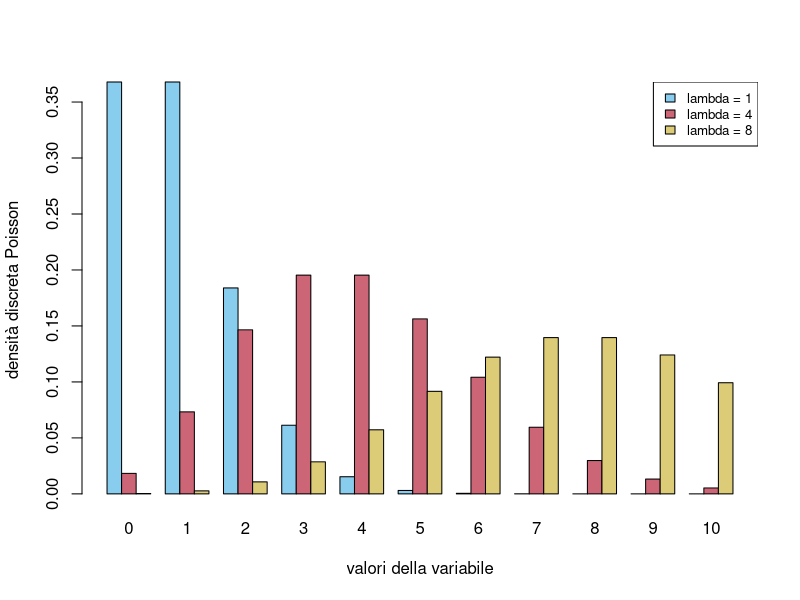
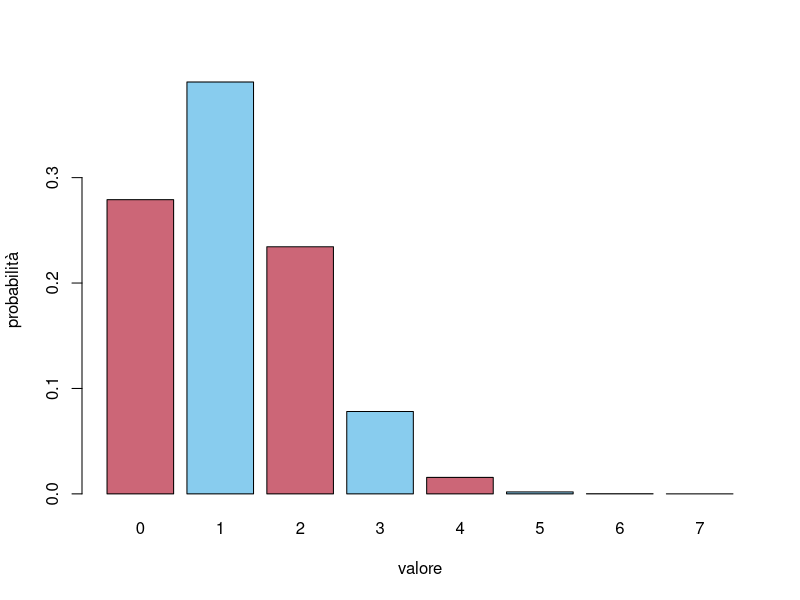
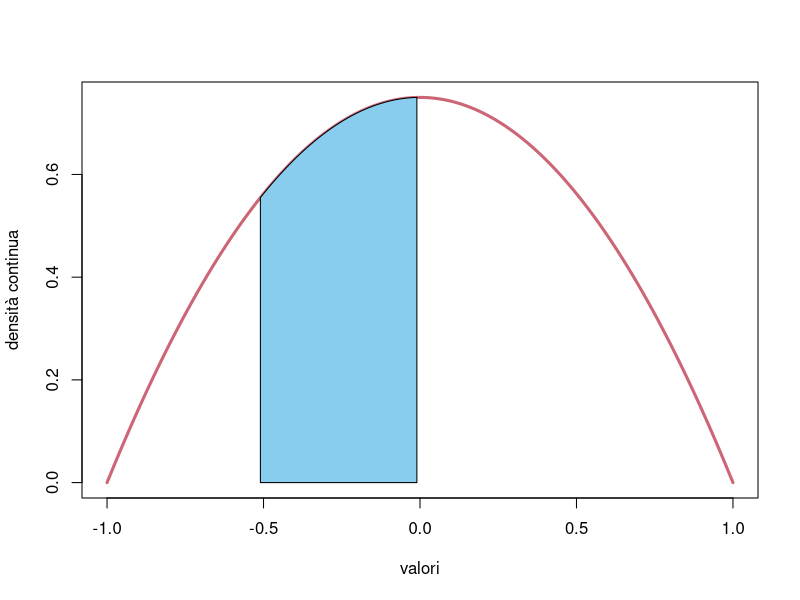
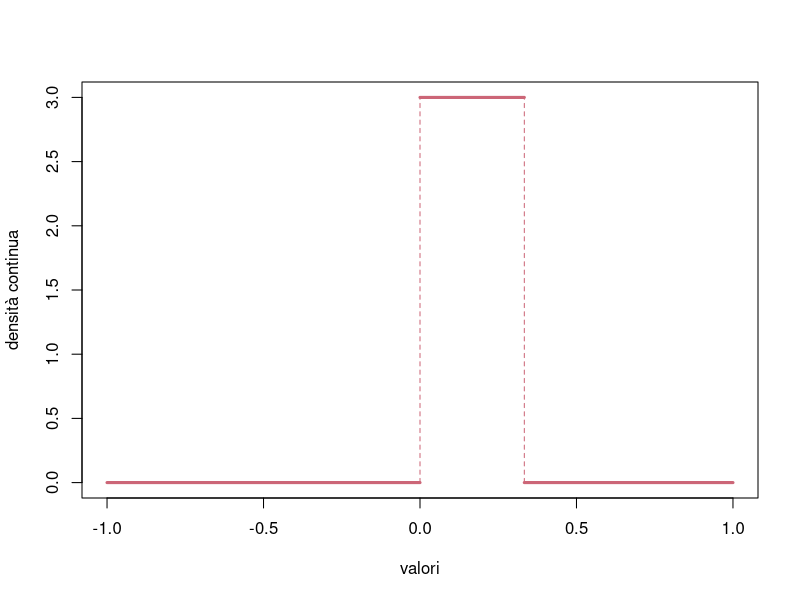
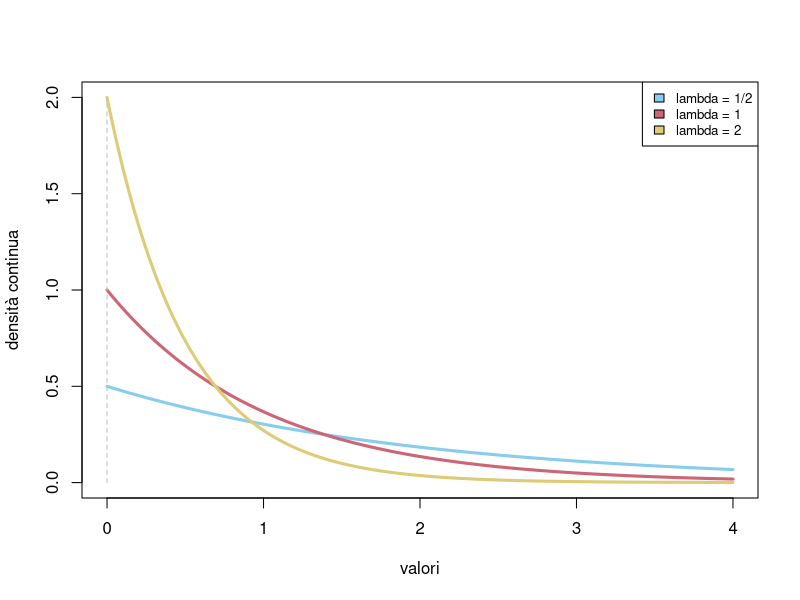
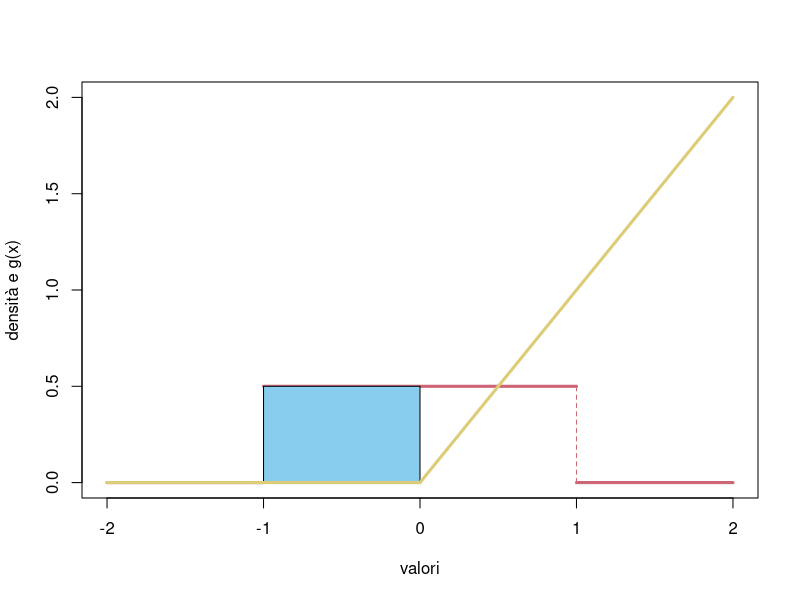

The R script that drew these images, in order: (Note: this script raises an error after producing the figures.)
## ---- chunk 1

miei_colori  = c("#88CCEE", "#CC6677", "#DDCC77", "#117733", "#332288", "#AA4499", "#888888")

#Parametri globali
knitr::opts_chunk$set(dev = if (knitr::is_latex_output()) 'cairo_pdf' else 'svg', fig.width = 5, fig.align = 'center', tidy=FALSE)
if (knitr::is_latex_output()) options(width = 60)
## ---- chunk 2

# usiamo la funzione dpois() per ottenere direttamente la densità Poisson con i parametri richiesti

n <- 10
k <- 0:n
dens_1 <- dpois(k, 1)
dens_4 <- dpois(k, 4)
dens_8 <- dpois(k, 8)

dens_matrice <- matrix( c(dens_1, dens_4, dens_8), nrow =3, byrow=TRUE)

# parametri per il plot

valori = as.character(k)
colori = miei_colori[1:3]


barplot( dens_matrice, beside=TRUE, col=colori, names.arg=valori, ylab="densità discreta Poisson", xlab="valori della variabile")

# legenda

legend('topright', fill=colori, legend=c("lambda = 1", "lambda = 4", "lambda = 8"), cex=0.8)

## ---- chunk 3
# crea il vettore con i valori richiesti 
pari <- 2*(0:3)

# calcola la densità discreta nei valori richiesti

dens_pari <- dbinom(pari, 7, 1/6)

# somma le densità trovate per trovare la probabilità richiesta

(prob_pari <- sum(dens_pari))


## ---- chunk 4


# usiamo la funzione dbinom() per ottenere direttamente la densità binomiale con i parametri cercati

n <- 7
k <- 0:n
p <- 1/6

dens <- dbinom(k, n, p)

# parametri per il plot: coloriamo di rosso le probabilità relative agli esiti pari

valori <- as.character(k)
colori <- c(miei_colori[2],  rep(miei_colori[1:2], 3))


barplot( dens, col=colori, names.arg=valori, ylab="probabilità", xlab="valore")


## ---- chunk 5

# plottiamo la densità f(x) = 3/4( 1-x^2) su (-1, 1) e nulla fuori dall'intervallo.

deltax <- 0.01
x <- seq(-1, 1, by=deltax)
dens <- (1- x^2)*3/4


plot(x, dens, type='l', xlab='valori', ylab='densità continua', lwd=3, col=miei_colori[2])

# evidenziamo l'area sotto il grafico  nell'intervallo (-1/2, 0)

polygon( c(x[50:100], x[100], x[50]), c(dens[50:100], 0, 0), col=miei_colori[1] )


## ---- chunk 6

#creiamo un grafico vuoto

plot(NULL, xlim=c(-1,1), ylim=c(0,3), xlab='valori', ylab='densità continua')

# aggiungiamo i segmenti con il comando lines

lines( x=c(-1, 0), y=c(0,0), col=miei_colori[2], lwd=3)
lines( x=c(0, 1/3), y=c(3,3), col=miei_colori[2], lwd=3)
lines( x=c(1/3, 1), y=c(0,0), col=miei_colori[2], lwd=3)

# aggiungiamo dei segmenti tratteggiati per evidenziare la discontinuità

lines( x=c(1/3, 1/3), y=c(0,3), type='l', lty='dashed', col=miei_colori[2])
lines( x=c(0, 0), y=c(0,3), type='l', lty='dashed', col=miei_colori[2])

## ---- chunk 7

#creiamo un grafico vuoto

plot(NULL, xlim=c(0,4), ylim=c(0,2), xlab='valori', ylab='densità continua')

# aggiungiamo le densità con il comando lines() e la funzione dexp() per calcolare la densità esponenziale

deltax <- 0.01
x <- seq(0, 4, by=deltax)

lines( x, dexp(x, rate=1/2), col=miei_colori[1], lwd=3)
lines( x, dexp(x, rate=1), col=miei_colori[2], lwd=3)
lines( x, dexp(x, rate=2),  col=miei_colori[3], lwd=3)

# linea tratteggiata per evidenzare la discontinuità in 0
lines( c(0,0), c(0,2), lty='dashed', col='gray')


# legenda

legend('topright', fill=miei_colori[1:3], legend=c("lambda = 1/2", "lambda = 1", "lambda = 2"), cex=0.8)


## ---- chunk 8

x <- seq(-2, 2)

plot(NULL, xlim=c(-2,2), ylim=c(0,2), xlab='valori', ylab='densità e g(x)')

# plottiamo la densità uniforme

lines( x=c(-2, -1), y=c(0,0), lwd=3, col=miei_colori[2])
lines( x=c(-1, 1), y=c(1/2,1/2), lwd=3, col=miei_colori[2])
lines( x=c(1, 2), y=c(0,0), lwd=3, col=miei_colori[2])

lines( x=c(1, 1), y=c(0,1/2), type='l', lty='dashed', col=miei_colori[2])
lines( x=c(-1, -1), y=c(0,1/2), type='l', lty='dashed', col=miei_colori[2])


# evidenziamo l'area che viene mandata da g nel valore 0

polygon( c(0,0,-1,-1), c(0,.5,.5,0), col=miei_colori[1])

# plottiamo il grafico di g(x)

lines( x=c(-2,0), y=c(0,0), col=miei_colori[3], lwd=3)
lines( x=c(0,2), y=c(0,2), col=miei_colori[3], lwd=3)

## ---- chunk 9

# la funzione which.max restituisce l'indice corrispondente al punto di massimo di un vettore

indice_max = which.max(dens_M_NR_10)

# di conseguenza m_max si ottiene dalla componente di indice_max del vettore m

(m_max = m[indice_max])

# la risposta potrebbe stupirci, ma confrontiamo le probabilità a posteriori

dens_M_NR_10[indice_max] # per la probabilità che M=19
dens_M_NR_10[indice_max+1] # per la probabilità che M=20
## ---- chunk 10

delta_lambda <- 0.01
lambda <- seq(0, 1, by=delta_lambda)

# scriviamo la verosimiglianza, ossia P(T=10|Lambda=lambda)

likelihood <- lambda*exp(-lambda*10)

# otteniamo la distribuzione di Lambda moltiplicando la densità a priori (che vale 1 in questo caso) per la verosimiglianza e normalizzando dividendo per l'integrale approssimato tramite somme di Riemann

dens_Lambda_T_10 <- likelihood
dens_Lambda_T_10 <- dens_Lambda_T_10/(sum(dens_Lambda_T_10)*delta_lambda)

# plottiamo sia la distribuzione a priori (uniforme) che quella condizionata

plot(NULL, xlim=c(0,1), ylim=c(0,4), xlab='lambda', ylab='densità')

lines(lambda, dunif(lambda), type='l', lwd=3, col=miei_colori[1])

lines(lambda, dens_Lambda_T_10, type='l', lwd=3, col=miei_colori[2])



# aggiungiamo una legenda

legend('topright', legend=c('a priori', 'condizionata a T=10'), fill=miei_colori[1:2])

## ---- chunk 11



indice_max <- which.max(dens_Lambda_T_10)

# per ottenere la stima di massima verosimiglianza basta ottere la componente dal vettore lambda

lambda[indice_max]
## ---- chunk 12


delta_fr <- 0.01
fr <- seq(0, 1, by=delta_fr)

# scriviamo la verosimiglianza

likelihood <- dbinom(3, 10, fr)

# otteniamo la distribuzione di F_R moltiplicando la densità a priori (che vale 1 in questo caso) per la verosimiglianza e normalizzando dividendo per l'integrale approssimato tramite somme di Riemann

dens_FR_NR_3 <- likelihood
dens_FR_NR_3 <- dens_FR_NR_3/(sum(dens_FR_NR_3)*delta_fr)

# plottiamo sia la distribuzione a priori (uniforme) che quella condizionata

plot(NULL, xlim=c(0,1), ylim=c(0,3), xlab='frazione di palline rosse', ylab='densità')

lines(fr, dunif(fr), type='l', col=miei_colori[1], lwd=3)


lines(fr, dens_FR_NR_3, type='l', col=miei_colori[2], lwd=3)


# aggiungiamo una legenda

legend('topright', legend=c('a priori', 'condizionata a N_R=10'), fill=miei_colori[1:2])


## ---- chunk 13

fr[which.max(dens_FR_NR_3)]

## ---- chunk 14


# Per determinare numericamente la stima di massima verosmiglianza definiamo come  funzione da minimizzare l'opposto del logaritmo della  verosimiglianza:

log_likelihood = function(x){
  -log( dbinom(3, 10, x) )
}


# determiniamone il punto di minimo la funzione optim(), specificando un valore iniziale 1/2 per il metodo iterativo e un intervallo di valori deltax,1 -deltax.

deltax=0.01

plot(seq(0,1, deltax), log_likelihood(seq(0,1, deltax)), col=miei_colori[1], lwd=3, type='l', xlab='-log(L)', ylab='')

x_mle = optim( 1/2, log_likelihood, method="L-BFGS-B", lower=deltax, upper =1-deltax)

#il parametro trovato dal metodo è

x_mle$par

# da confrontare con quello teorico 3/10
